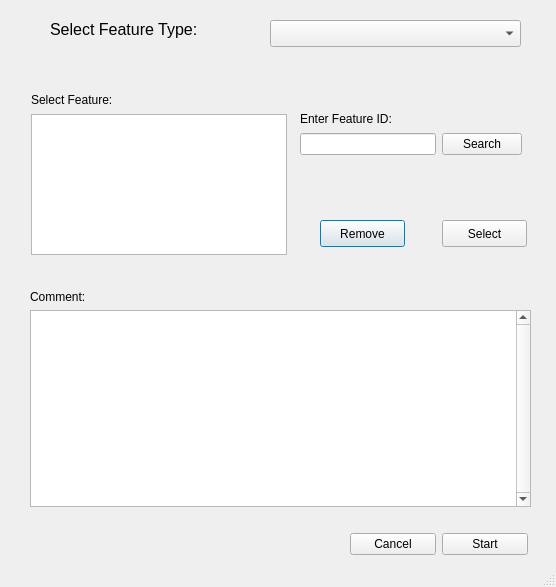
<?xml version="1.0" encoding="UTF-8"?>
<ui version="4.0">
 <class>initTaskDialog</class>
 <widget class="QDialog" name="initTaskDialog">
  <property name="windowModality">
   <enum>Qt::WindowModal</enum>
  </property>
  <property name="geometry">
   <rect>
    <x>0</x>
    <y>0</y>
    <width>556</width>
    <height>587</height>
   </rect>
  </property>
  <property name="windowTitle">
   <string>Initialize Task</string>
  </property>
  <property name="sizeGripEnabled">
   <bool>true</bool>
  </property>
  <property name="modal">
   <bool>true</bool>
  </property>
  <widget class="QLabel" name="label_2">
   <property name="geometry">
    <rect>
     <x>31</x>
     <y>91</y>
     <width>111</width>
     <height>17</height>
    </rect>
   </property>
   <property name="text">
    <string>Select Feature:</string>
   </property>
  </widget>
  <widget class="QTextEdit" name="textEdit">
   <property name="geometry">
    <rect>
     <x>31</x>
     <y>114</y>
     <width>256</width>
     <height>141</height>
    </rect>
   </property>
  </widget>
  <widget class="QLabel" name="label_3">
   <property name="geometry">
    <rect>
     <x>300</x>
     <y>110</y>
     <width>121</width>
     <height>17</height>
    </rect>
   </property>
   <property name="text">
    <string>Enter Feature ID:</string>
   </property>
  </widget>
  <widget class="QPushButton" name="pushButton_2">
   <property name="geometry">
    <rect>
     <x>320</x>
     <y>220</y>
     <width>85</width>
     <height>27</height>
    </rect>
   </property>
   <property name="text">
    <string>Remove</string>
   </property>
  </widget>
  <widget class="QPushButton" name="pushButton_3">
   <property name="geometry">
    <rect>
     <x>442</x>
     <y>220</y>
     <width>85</width>
     <height>27</height>
    </rect>
   </property>
   <property name="text">
    <string>Select</string>
   </property>
  </widget>
  <widget class="QWidget" name="layoutWidget">
   <property name="geometry">
    <rect>
     <x>300</x>
     <y>130</y>
     <width>222</width>
     <height>29</height>
    </rect>
   </property>
   <layout class="QHBoxLayout" name="horizontalLayout_3">
    <item>
     <widget class="QLineEdit" name="lineEdit"/>
    </item>
    <item>
     <widget class="QPushButton" name="pushButton">
      <property name="text">
       <string>Search</string>
      </property>
     </widget>
    </item>
   </layout>
  </widget>
  <widget class="QWidget" name="layoutWidget">
   <property name="geometry">
    <rect>
     <x>30</x>
     <y>290</y>
     <width>501</width>
     <height>217</height>
    </rect>
   </property>
   <layout class="QVBoxLayout" name="verticalLayout">
    <item>
     <widget class="QLabel" name="label_4">
      <property name="text">
       <string>Comment:</string>
      </property>
     </widget>
    </item>
    <item>
     <widget class="QTextEdit" name="textEdit_2">
      <property name="verticalScrollBarPolicy">
       <enum>Qt::ScrollBarAlwaysOn</enum>
      </property>
     </widget>
    </item>
   </layout>
  </widget>
  <widget class="QWidget" name="layoutWidget">
   <property name="geometry">
    <rect>
     <x>350</x>
     <y>530</y>
     <width>178</width>
     <height>29</height>
    </rect>
   </property>
   <layout class="QHBoxLayout" name="horizontalLayout_2">
    <item>
     <widget class="QPushButton" name="pushButton_4">
      <property name="text">
       <string>Cancel</string>
      </property>
     </widget>
    </item>
    <item>
     <widget class="QPushButton" name="pushButton_5">
      <property name="text">
       <string>Start</string>
      </property>
     </widget>
    </item>
   </layout>
  </widget>
  <widget class="QLabel" name="label">
   <property name="geometry">
    <rect>
     <x>50</x>
     <y>20</y>
     <width>149</width>
     <height>19</height>
    </rect>
   </property>
   <property name="font">
    <font>
     <pointsize>12</pointsize>
     <weight>50</weight>
     <bold>false</bold>
    </font>
   </property>
   <property name="text">
    <string>Select Feature Type:</string>
   </property>
  </widget>
  <widget class="QComboBox" name="comboBox">
   <property name="geometry">
    <rect>
     <x>270</x>
     <y>20</y>
     <width>251</width>
     <height>27</height>
    </rect>
   </property>
  </widget>
 </widget>
 <tabstops>
  <tabstop>comboBox</tabstop>
  <tabstop>lineEdit</tabstop>
  <tabstop>pushButton</tabstop>
  <tabstop>pushButton_2</tabstop>
  <tabstop>pushButton_3</tabstop>
  <tabstop>textEdit_2</tabstop>
  <tabstop>pushButton_4</tabstop>
  <tabstop>pushButton_5</tabstop>
  <tabstop>textEdit</tabstop>
 </tabstops>
 <resources/>
 <connections/>
</ui>
